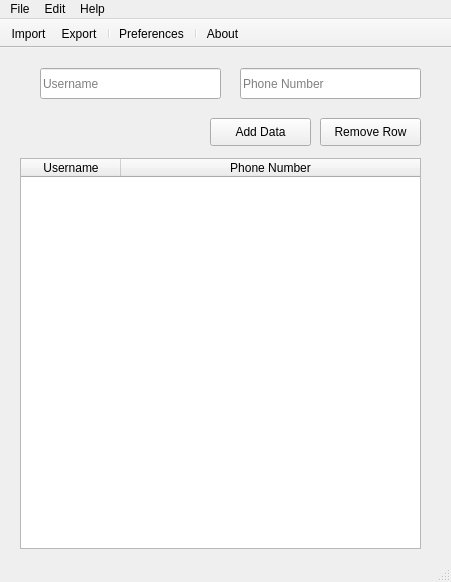
<?xml version="1.0" encoding="UTF-8"?>
<ui version="4.0">
 <class>mainWindow</class>
 <widget class="QMainWindow" name="mainWindow">
  <property name="geometry">
   <rect>
    <x>0</x>
    <y>0</y>
    <width>451</width>
    <height>582</height>
   </rect>
  </property>
  <property name="windowTitle">
   <string>Python Data Manager</string>
  </property>
  <widget class="QWidget" name="centralwidget">
   <widget class="QLineEdit" name="userName">
    <property name="geometry">
     <rect>
      <x>40</x>
      <y>20</y>
      <width>181</width>
      <height>31</height>
     </rect>
    </property>
    <property name="placeholderText">
     <string>Username</string>
    </property>
   </widget>
   <widget class="QLineEdit" name="phoneNumber">
    <property name="geometry">
     <rect>
      <x>240</x>
      <y>20</y>
      <width>181</width>
      <height>31</height>
     </rect>
    </property>
    <property name="placeholderText">
     <string>Phone Number</string>
    </property>
   </widget>
   <widget class="QTableWidget" name="mainTable">
    <property name="geometry">
     <rect>
      <x>20</x>
      <y>110</y>
      <width>401</width>
      <height>391</height>
     </rect>
    </property>
    <attribute name="horizontalHeaderVisible">
     <bool>true</bool>
    </attribute>
    <attribute name="horizontalHeaderStretchLastSection">
     <bool>true</bool>
    </attribute>
    <column>
     <property name="text">
      <string>Username</string>
     </property>
    </column>
    <column>
     <property name="text">
      <string>Phone Number</string>
     </property>
    </column>
   </widget>
   <widget class="QPushButton" name="removeRow">
    <property name="geometry">
     <rect>
      <x>320</x>
      <y>70</y>
      <width>101</width>
      <height>28</height>
     </rect>
    </property>
    <property name="text">
     <string>Remove Row</string>
    </property>
   </widget>
   <widget class="QPushButton" name="addData">
    <property name="geometry">
     <rect>
      <x>210</x>
      <y>70</y>
      <width>101</width>
      <height>28</height>
     </rect>
    </property>
    <property name="text">
     <string>Add Data</string>
    </property>
   </widget>
  </widget>
  <widget class="QMenuBar" name="mainMenubar">
   <property name="geometry">
    <rect>
     <x>0</x>
     <y>0</y>
     <width>451</width>
     <height>28</height>
    </rect>
   </property>
   <widget class="QMenu" name="menuFile">
    <property name="title">
     <string>File</string>
    </property>
    <addaction name="actionExport"/>
    <addaction name="actionImport"/>
    <addaction name="separator"/>
    <addaction name="actionExit"/>
   </widget>
   <widget class="QMenu" name="menuEdit">
    <property name="title">
     <string>Edit</string>
    </property>
    <addaction name="actionPreferences"/>
   </widget>
   <widget class="QMenu" name="menuHelp">
    <property name="title">
     <string>Help</string>
    </property>
    <addaction name="actionAbout"/>
   </widget>
   <addaction name="menuFile"/>
   <addaction name="menuEdit"/>
   <addaction name="menuHelp"/>
  </widget>
  <widget class="QStatusBar" name="mainStatusbar"/>
  <widget class="QToolBar" name="mainToolbar">
   <property name="windowTitle">
    <string>toolBar</string>
   </property>
   <property name="movable">
    <bool>false</bool>
   </property>
   <attribute name="toolBarArea">
    <enum>TopToolBarArea</enum>
   </attribute>
   <attribute name="toolBarBreak">
    <bool>false</bool>
   </attribute>
   <addaction name="actionImport"/>
   <addaction name="actionExport"/>
   <addaction name="separator"/>
   <addaction name="actionPreferences"/>
   <addaction name="separator"/>
   <addaction name="actionAbout"/>
  </widget>
  <action name="actionExport">
   <property name="text">
    <string>Export</string>
   </property>
  </action>
  <action name="actionImport">
   <property name="text">
    <string>Import</string>
   </property>
  </action>
  <action name="actionExit">
   <property name="text">
    <string>Exit</string>
   </property>
  </action>
  <action name="actionPreferences">
   <property name="text">
    <string>Preferences</string>
   </property>
  </action>
  <action name="actionAbout">
   <property name="text">
    <string>About</string>
   </property>
  </action>
 </widget>
 <resources/>
 <connections/>
</ui>
